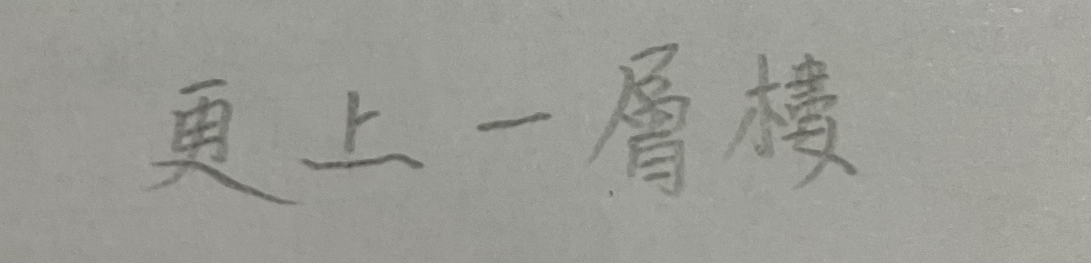
#> input picture mathedu/output_images4/00005_3322424.jpeg, 2181 x 526 px (shown at 1/2 size); the run also reads 1 picture not shown here
$ python catch4.py
#> lines starting #> are read from the running program, lines starting #| are printed output that depends on the picture; after the words box and inside, x2 and y2 are one past the last pixel; in counts of white or black regions, pixels touching at a corner belong together
import cv2
import pytesseract
from PIL import Image
import concurrent.futures
import os

# 設置 Tesseract 可執行文件的路徑
pytesseract.pytesseract.tesseract_cmd = r'C:\Program Files\Tesseract-OCR\tesseract.exe'

output_folder = 'output_images4'  # 拿出資料夾
image_path = 'white.png'  # 背景圖
save_folder = 'final_output41'  # 存放資料夾
os.makedirs(save_folder, exist_ok=True)

# 迭代 output_images 文件夹中的所有图片文件
for image_file in os.listdir(output_folder):
    image_file_path = os.path.join(output_folder, image_file)
    image = cv2.imread(image_file_path)
#> image is the input picture: shape (526, 2181, 3); mean B, G, R 149, 155, 154.6

    if image is None:
        print(f"Error: 無法加載圖片 {image_file}。")
        continue

    # 重新加載背景图片，确保每次迭代时使用独立的背景图片
    background_image = cv2.imread(image_path)
    if background_image is None:
        print("Error: 無法加載背景圖片。請檢查路徑是否正確以及文件是否存在。")
        break

    orig_height, orig_width = image.shape[:2]
#> orig_height = 526; orig_width = 2181

    # 設置圖片最大值
    max_dim = 1000

    # 計算缩放比例
    scale_factor = max_dim / max(orig_width, orig_height)
#> scale_factor = 0.459

    # 調整比例
    dim = (int(orig_width * scale_factor), int(orig_height * scale_factor))
#> dim = (1000, 241)
    resized_image = cv2.resize(image, dim, interpolation=cv2.INTER_AREA)
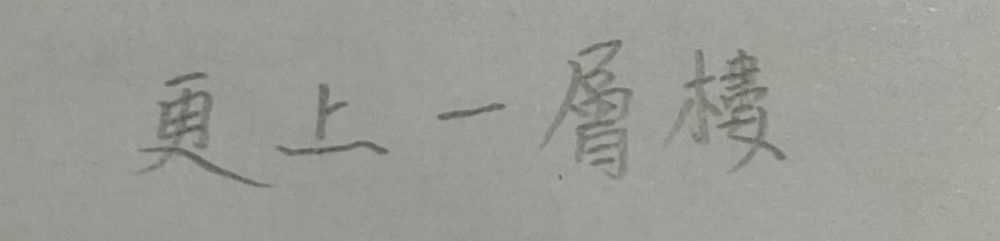
#> resized_image: shape (241, 1000, 3); mean B, G, R 149, 155, 154.6

    # 轉灰階
    gray = cv2.cvtColor(resized_image, cv2.COLOR_BGR2GRAY)

    # 自適應二值化
    binary = cv2.adaptiveThreshold(gray, 255, cv2.ADAPTIVE_THRESH_GAUSSIAN_C, cv2.THRESH_BINARY_INV, 11, 2)
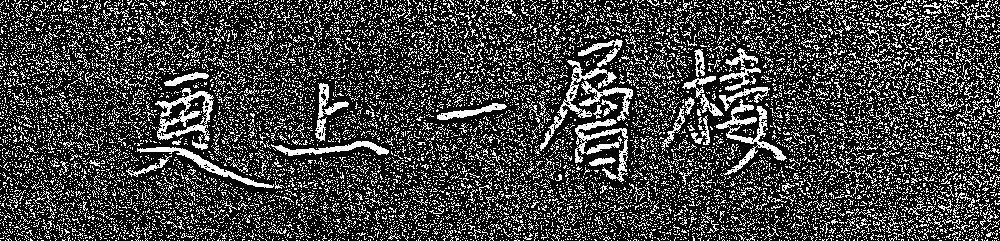
#> binary: shape (241, 1000); 25.7% white in thin lines or dots

    # 查找轮廓
    contours, _ = cv2.findContours(binary, cv2.RETR_EXTERNAL, cv2.CHAIN_APPROX_SIMPLE)
#> contours = 12447 contours, 12398 with area under 20; largest, box (x1, y1, x2, y2) and area: (155, 88, 214, 141) 1810, (716, 99, 787, 175) 897, (575, 119, 628, 182) 832, (540, 60, 617, 151) 784, (137, 147, 274, 188) 628

    # 設定域值
    min_area = 2500

    def process_contour(contour):
        x, y, w, h = cv2.boundingRect(contour)
        area = w * h
        if area < min_area:
            return None

        roi = resized_image[y:y + h, x:x + w]
        roi_pil = Image.fromarray(cv2.cvtColor(roi, cv2.COLOR_BGR2RGB))
#> (the run stopped early here; a loop or call above may not have finished)
